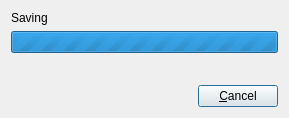
<?xml version="1.0" encoding="UTF-8"?>
<ui version="4.0">
 <class>ProgressDialog</class>
 <widget class="QDialog" name="ProgressDialog">
  <property name="geometry">
   <rect>
    <x>0</x>
    <y>0</y>
    <width>289</width>
    <height>118</height>
   </rect>
  </property>
  <property name="windowTitle">
   <string>Saving</string>
  </property>
  <layout class="QVBoxLayout" name="verticalLayout">
   <item>
    <widget class="QLabel" name="label">
     <property name="sizePolicy">
      <sizepolicy hsizetype="Preferred" vsizetype="Preferred">
       <horstretch>0</horstretch>
       <verstretch>0</verstretch>
      </sizepolicy>
     </property>
     <property name="text">
      <string>Saving</string>
     </property>
    </widget>
   </item>
   <item>
    <widget class="QProgressBar" name="progressBar">
     <property name="maximum">
      <number>0</number>
     </property>
     <property name="value">
      <number>0</number>
     </property>
     <property name="textVisible">
      <bool>true</bool>
     </property>
     <property name="invertedAppearance">
      <bool>false</bool>
     </property>
    </widget>
   </item>
   <item>
    <spacer name="verticalSpacer">
     <property name="orientation">
      <enum>Qt::Vertical</enum>
     </property>
     <property name="sizeHint" stdset="0">
      <size>
       <width>20</width>
       <height>190</height>
      </size>
     </property>
    </spacer>
   </item>
   <item>
    <layout class="QHBoxLayout" name="horizontalLayout">
     <item>
      <spacer name="horizontalSpacer">
       <property name="orientation">
        <enum>Qt::Horizontal</enum>
       </property>
       <property name="sizeHint" stdset="0">
        <size>
         <width>40</width>
         <height>20</height>
        </size>
       </property>
      </spacer>
     </item>
     <item>
      <widget class="QPushButton" name="cancelButton">
       <property name="text">
        <string>&amp;Cancel</string>
       </property>
      </widget>
     </item>
    </layout>
   </item>
  </layout>
 </widget>
 <resources/>
 <connections>
  <connection>
   <sender>cancelButton</sender>
   <signal>clicked()</signal>
   <receiver>ProgressDialog</receiver>
   <slot>reject()</slot>
   <hints>
    <hint type="sourcelabel">
     <x>246</x>
     <y>98</y>
    </hint>
    <hint type="destinationlabel">
     <x>263</x>
     <y>64</y>
    </hint>
   </hints>
  </connection>
 </connections>
</ui>
